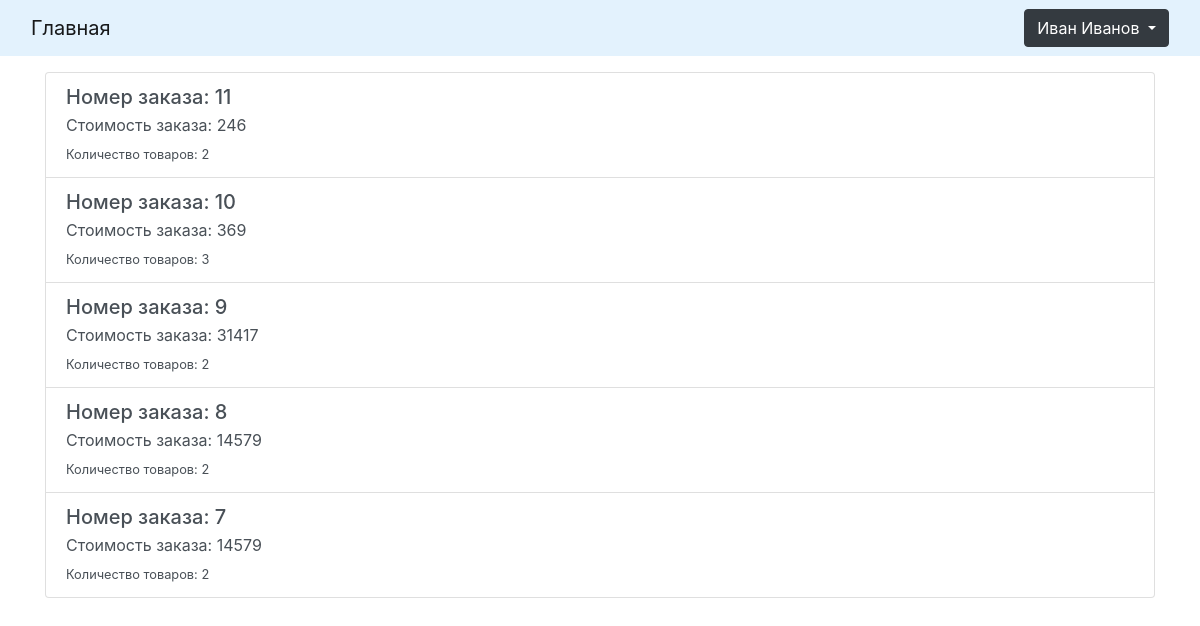
/my_orders (signed in), run on the app's committed database.
### data/users.py (models this page shows, shortened)
class User(SqlAlchemyBase, UserMixin):
    __tablename__ = 'users'
    id = sqlalchemy.Column(sqlalchemy.Integer,
                           primary_key=True, autoincrement=True)
    name = sqlalchemy.Column(sqlalchemy.String, nullable=False)
    phone_number = sqlalchemy.Column(sqlalchemy.String, unique=True, nullable=False)
    address = sqlalchemy.Column(sqlalchemy.String, nullable=False)
    hashed_password = sqlalchemy.Column(sqlalchemy.String, nullable=True)
    cart = sqlalchemy.Column(sqlalchemy.String, default="")

### data/orders.py (models this page shows)
class Order(SqlAlchemyBase):
    __tablename__ = 'orders'
    id = sqlalchemy.Column(sqlalchemy.Integer, autoincrement=True, primary_key=True)
    user_id = sqlalchemy.Column(sqlalchemy.Integer, index=True)
    order = sqlalchemy.Column(sqlalchemy.String, default="")
    total_price = sqlalchemy.Column(sqlalchemy.Integer, default=0)
    quantity_of_goods = sqlalchemy.Column(sqlalchemy.Integer, default=0)

### main.py (the view)
@app.route('/my_orders', methods=['GET', 'POST'])
def my_orders():
    db_sess = db_session.create_session()
    orders = db_sess.query(Order).filter(Order.user_id == current_user.get_id()).all()
    orders.reverse()
    if not orders:
        return render_template("orders.html", title="Заказы", empty_orders=True)
    else:
        return render_template("orders.html", title="Заказы", orders=orders)

### data/db_session.py (called while the page is built)
def create_session() -> Session:
    global __factory
    return __factory()

### main.py (called while the page is built)
@login_manager.user_loader
def load_user(user_id):
    db_sess = db_session.create_session()
    return db_sess.query(User).get(user_id)

@app.before_request
def before_request():
    session.permanent = True
    app.permanent_session_lifetime = timedelta(days=31)

### templates/orders.html
{% extends "base.html" %}
{% block content %}
{% if empty_orders %}
<h2 class="mt-3">Вы не сделали ни одного заказа</h2>
{% else %}
<div class="list-group">
    {% for order in orders%}
    <a href="my_orders/{{order.id}}" class="list-group-item list-group-item-action flex-column align-items-start">
        <div class="d-flex w-100 justify-content-between">
            <h5 class="mb-1">Номер заказа: {{order.id}}</h5>
        </div>
        <p class="mb-1">Стоимость заказа: {{order.total_price}}</p>
        <small>Количество товаров: {{order.quantity_of_goods}}</small>
    </a>
    {% endfor %}
</div>
{% endif %}
{% endblock %}

### templates/base.html (shortened to what this page needs)
<!doctype html>
<html lang="en">
<head>
    <link rel="stylesheet"
          href="https://stackpath.bootstrapcdn.com/bootstrap/4.4.1/css/bootstrap.min.css"
>
</head>
<body>
<header>
    <nav class="navbar navbar-expand-lg navbar-light sticky-top mb-3" style="background-color: #e3f2fd;">
        <div class="container-fluid">
            <a class="navbar-brand" href="/">Главная</a>
            <div class="navbar-right">
                {% if current_user.is_authenticated %}
                <div class="btn-group">
                    <button class="btn btn-dark dropdown-toggle navbar-right" type="button"
                            id="dropdownMenuButton"
                            data-toggle="dropdown" aria-expanded="false">
                        {{ current_user.name }}
                    </button>
                </div>
                {% else %}
                <a href="/cart" class="btn btn-outline-dark mr-3">Корзина</a>
                <a href="/login" class="btn btn-dark">Войти</a>
                {% endif %}
            </div>
        </div>
    </nav>
</header>
<main role="main" class="container">
    {% block content %}{% endblock %}
</main>
</body>
</html>

### data on the page
User: name "Иван Иванов"
Order: id "11", total_price "246", quantity_of_goods "2"
Order: id "10", total_price "369", quantity_of_goods "3"
Order: id "9", total_price "31417", quantity_of_goods "2"
Order: id "8", total_price "14579", quantity_of_goods "2"
Order: id "7", total_price "14579", quantity_of_goods "2"
